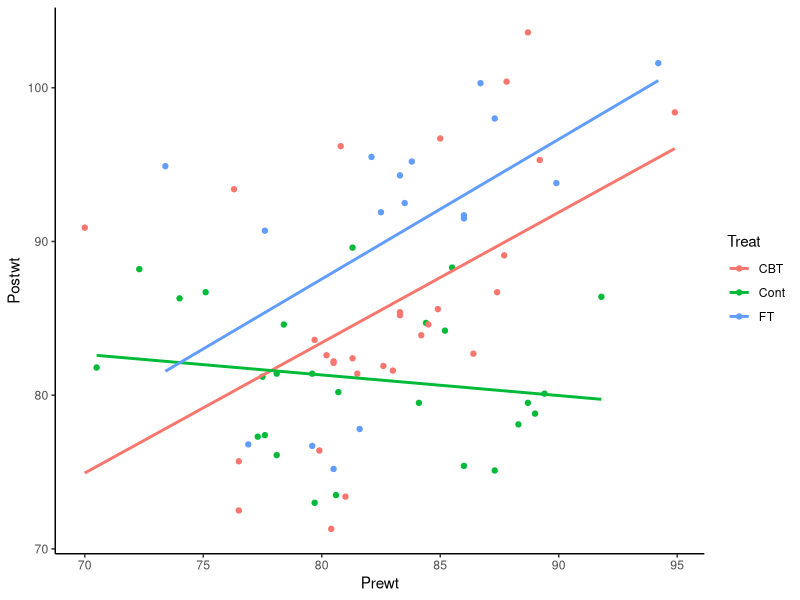
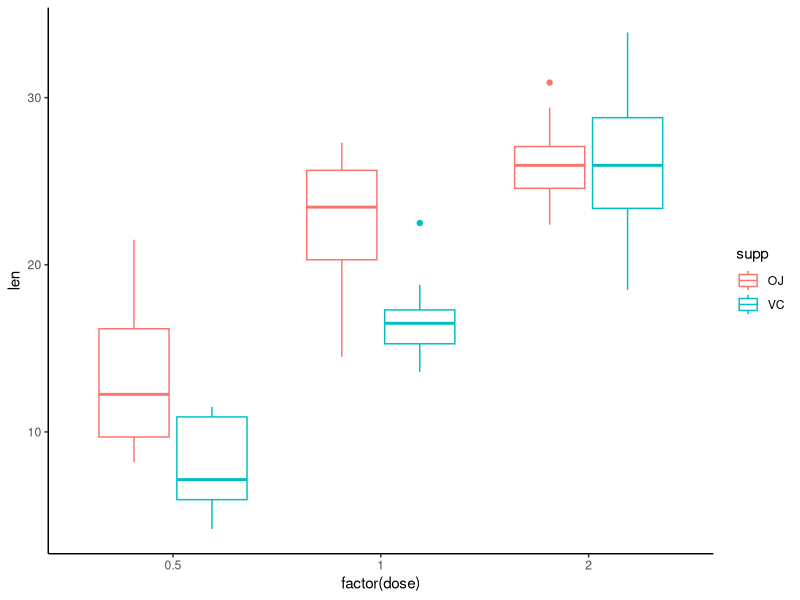

Recreate these plots in R, in order.
## ---- chunk 1
knitr::opts_chunk$set(echo = T, warning = FALSE, message = FALSE)
options(scipen=9)
set.seed(42)

library(tidyverse)

available_packages <- available.packages(repos = "http://cran.us.r-project.org") %>% as_tibble()

open_licences <- str_detect(available_packages$License, 
                            regex('gpl|bsd|mit|apache|cc|GNU|artistic', ignore_case = T)) %>% 
  mean()
## ---- chunk 2
sat_act <- read_csv('../data/sat_act.csv')
M <- lm(ACT ~ education, data=sat_act)
summary(M)
## ---- chunk 3
hypothetical_data <- data.frame(education = c(1, 2, 5, 10, 15))
predict(M, newdata=hypothetical_data)
## ---- chunk 4
M <- lm(ACT ~ education + age + gender, data=sat_act)
summary(M)
## ---- chunk 5
library(car)
vif(M)
## ---- chunk 6
anorexia <- read_csv('../data/anorexia.csv')
## ---- chunk 7
ggplot(anorexia,
       aes(x = Prewt, y = Postwt, col=Treat)) +
  geom_point() +
  stat_smooth(method='lm', se=F) +
  theme_classic()
## ---- chunk 8
M <- lm(Postwt ~ Prewt + Treat, data=anorexia)
summary(M)
## ---- chunk 9
M_interaction <- lm(Postwt ~ Prewt * Treat, data=anorexia)
summary(M_interaction)
## ---- chunk 10
anova(M, M_interaction)
## ---- chunk 11
data(PlantGrowth)
M <- aov(weight ~ group, data=PlantGrowth)
summary(M)
## ---- chunk 12
TukeyHSD(M)
## ---- chunk 13
M <- lm(weight ~ group, data=PlantGrowth)
anova(M)
## ---- chunk 14
data("ToothGrowth")

ggplot(ToothGrowth,
       aes(x = factor(dose), y = len, col = supp)) +
  geom_boxplot() +
  theme_classic()
## ---- chunk 15
M <- aov(len ~ supp*dose, data=ToothGrowth)
summary(M)
## ---- chunk 16
recall_data <- read_csv('../data/recall_data.csv')

M <- aov(Recall ~ Valence + Error(Subject/Valence), data=recall_data)
summary(M)
## ---- chunk 17
with(recall_data, 
     pairwise.t.test(x=Recall, g=Valence), 
     p.adjust.methods='bonferroni', 
     paired=T)
## ---- chunk 18
recall_data2 <- read_csv('../data/recall_data2.csv')
M <- aov(Recall ~ Valence*Task + Error(Subject/(Task*Valence)), 
         data=recall_data2)
summary(M)
## ---- chunk 19
library(lme4)
M <- lmer(Recall ~ Valence*Task + (1|Subject),
          data=recall_data2)
